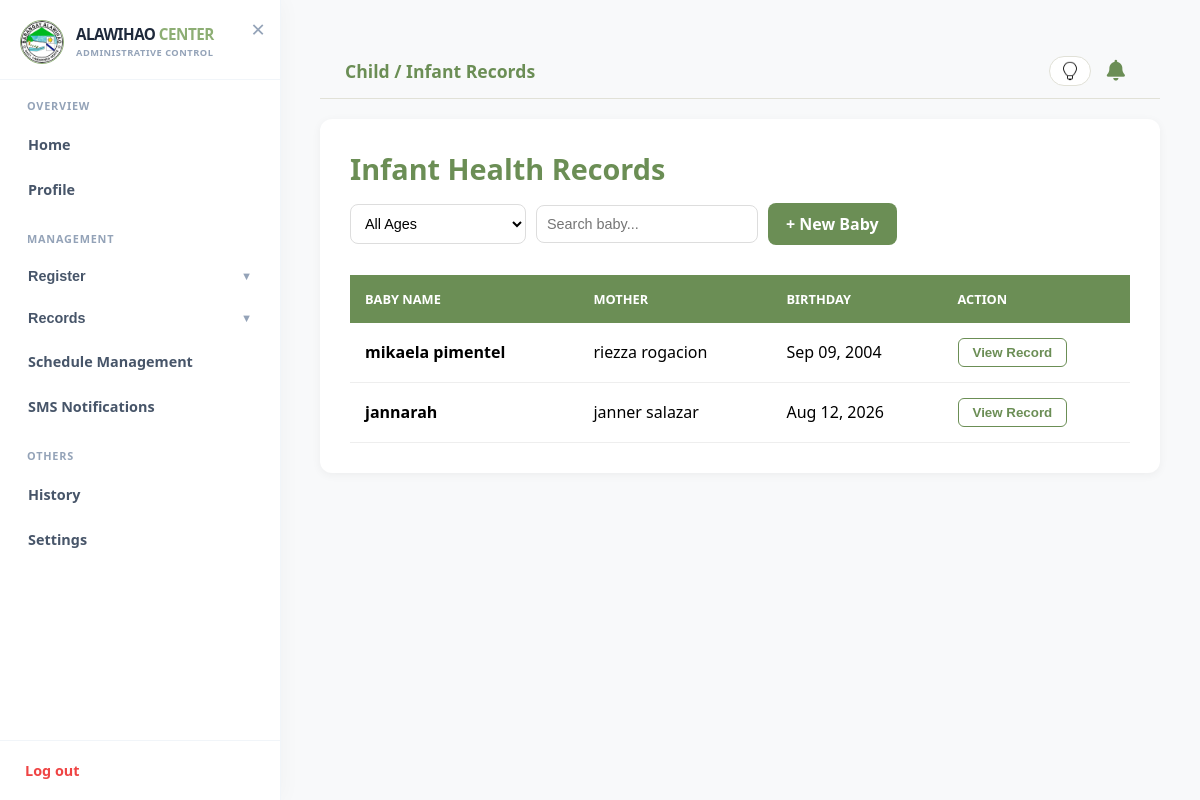
The page /admin/admin_child_rec.php (signed in) on the database its author committed.
### tables this page shows
CREATE TABLE `children` (
  `id` int(11) NOT NULL,
  `user_id` int(11) NOT NULL,
  `child_name` varchar(255) NOT NULL,
  `mother_name` varchar(255) NOT NULL,
  `father_name` varchar(150) DEFAULT NULL,
  `gender` enum('Male','Female') NOT NULL,
  `birth_date` date NOT NULL,
  `weight_kg` decimal(5,2) DEFAULT NULL,
  `height_cm` decimal(5,2) DEFAULT NULL,
  `weight` float NOT NULL,
  `blood_type` varchar(10) DEFAULT NULL,
  `place_of_birth` varchar(255) NOT NULL,
  `family_no` varchar(50) DEFAULT NULL,
  `address` text DEFAULT NULL,
  `barangay` varchar(100) DEFAULT NULL,
  `health_center` varchar(100) DEFAULT NULL,
  `created_at` timestamp NOT NULL DEFAULT current_timestamp(),
  `status` enum('Pending','Approved') DEFAULT 'Pending',
  `vaccination_status` varchar(20) DEFAULT 'None',
  `vaccine_taken` text DEFAULT NULL,
  `administered_by` varchar(255) DEFAULT NULL,
  `family_serial` varchar(50) DEFAULT NULL,
  `birth_height` varchar(20) DEFAULT NULL,
  `immunization_records` text DEFAULT NULL
);

### admin/admin_child_rec.php (the view, shortened to what this page needs)
<?php
include '../db_connect.php';
$search = isset($_GET['search']) ? mysqli_real_escape_string($conn, $_GET['search']) : '';
$filter = isset($_GET['filter']) ? $_GET['filter'] : 'newest';
$age_filter = isset($_GET['age_filter']) ? $_GET['age_filter'] : 'all';
$query = "SELECT c.*,
         c.weight_kg AS weight_kg,
         c.height_cm AS height,
         COALESCE(c.vaccine_taken, 'None') AS vaccine_taken,
         NULL AS vaccine_date, NULL AS next_checkup, NULL AS remarks, c.birth_date AS r_dob, NULL AS baby_name, c.administered_by
         FROM children c
         WHERE c.status = 'Approved' AND c.child_name LIKE '%$search%'";
if ($filter == 'newest') {
    $query .= " ORDER BY c.created_at DESC";
} else {
    $query .= " ORDER BY c.created_at ASC";
}
$result = mysqli_query($conn, $query);
?>
<!DOCTYPE html>
<html lang="en">
<head>
<?php $notif_path='../'; include '../notif_assets.php'; ?>
</head>
<body>
<?php
    if (isset($_SESSION['role']) && $_SESSION['role'] === 'Super Admin') {
        include 'super_admin_sidebar.php';
    }
    else {
        include 'admin_sidebar.php';
    }
?>
    <div id="main">
    <div style="display:flex;align-items:center;justify-content:space-between;padding:15px 25px 10px;border-bottom:1px solid #E1E1D7;margin-bottom:20px">
        <h2 style="margin:0;color:#6B8E55;font-size:1.1rem">Child / Infant Records</h2>
        <?php include '../notif_bell.php'; ?>
    </div>
        <div class="records-card">
            <div class="header-section">
                <h2>Infant Health Records</h2>
                <div style="display:flex; gap:10px; align-items: center; flex-wrap: wrap;">
                    <form method="GET" style="display:flex; gap:10px; align-items:center;">
                        <select name="age_filter" class="filter-select" onchange="this.form.submit()">
                            <option value="all" <?= $age_filter == 'all' ? 'selected' : ''; ?>>All Ages</option>
                        </select>
                        <input type="text" name="search" class="search-box" placeholder="Search baby..." value="<?= htmlspecialchars($search); ?>">
                    </form>
                    <a href="admin_child_reg.php" class="btn-add">+ New Baby</a>
                </div>
            </div>
            <table>
                <thead>
                    <tr>
                        <th>Baby Name</th>
                        <th>Mother</th>
                        <th>Birthday</th>
                        <th>Action</th>
                    </tr>
                </thead>
                <tbody>
                    <?php if(mysqli_num_rows($result) > 0): ?>
                        <?php while($row = mysqli_fetch_assoc($result)): ?>
                        <?php
                            $child_current_id = $row['id'];
                            $history_query = mysqli_query($conn, "SELECT * FROM infant_records WHERE child_id = '$child_current_id' ORDER BY created_at DESC");
                            $history_arr = [];
                            while($hist = mysqli_fetch_assoc($history_query)) {
                                $history_arr[] = $hist;
                            }
                            $row['history'] = $history_arr;
                        ?>
                        <tr id="row_<?= $row['id']; ?>">
                            <td style="font-weight:600;"><?= htmlspecialchars($row['child_name'] ?? $row['baby_name']); ?></td>
                            <td><?= htmlspecialchars($row['mother_name'] ?? 'N/A'); ?></td>
                            <td><?= $row['birth_date'] ? date('M d, Y', strtotime($row['birth_date'])) : 'N/A'; ?></td>
                            <td><button class="view-btn" onclick='openModal(<?= json_encode($row); ?>)'>View Record</button></td>
                        </tr>
                        <?php endwhile; ?>
                    <?php else: ?>
                        <tr>
                            <td colspan="4" style="text-align: center; color: #888; padding: 30px;">No infant records found matching the criteria.</td>
                        </tr>
                    <?php endif; ?>
                </tbody>
            </table>
        </div>
    </div>
</body>
</html>

### theme.css (style rules this page uses)
*, *::before, *::after { transition: background-color 0.25s ease, color 0.2s ease, border-color 0.2s ease, box-shadow 0.2s ease; }
:root, [data-theme="light"] { --dm-bg: #F9F9F4; --dm-surface: #FFFFFF; --dm-surface2: #F4F7F0; --dm-text: #2D2D2D; --dm-text2: #555; --dm-muted: #6b7280; --dm-border: #E1E1D7; --dm-hover: #F0F5EC; --dm-sage: #8DAE74; --dm-dark-sage: #5A6B47; --dm-input-bg: #FFFFFF; --dm-input-border: #E1E1D7; --dm-card-shadow: 0 2px 8px rgba(0,0,0,0.06); --dm-sidebar-bg: #FFFFFF; --dm-topbar-bg: #FFFFFF; --dm-topbar-border:#E1E1D7; --dm-table-head: #F4F4ED; --dm-table-stripe: #F9FAF6; --dm-badge-bg: #F0F5EC; }

### admin/admin_child_rec.php (style rules this page uses)
:root { --sage-green: #6B8E55; --bg-beige: #f8f9fa; --danger-red: #E53E3E; }
body { font-family: 'Segoe UI', sans-serif; background-color: var(--bg-beige); margin: 0; display: flex; }
#main { width: 100%; padding: 40px; box-sizing: border-box; min-height: 100vh; margin-left: 280px; }
.records-card { background: white; padding: 30px; border-radius: 12px; box-shadow: 0 2px 10px rgba(0,0,0,0.05); }
.header-section { display: flex; justify-content: space-between; align-items: center; margin-bottom: 30px; flex-wrap: wrap; gap: 15px; }
h2 { color: var(--sage-green); font-size: 1.8rem; margin: 0; }
.search-box, .filter-select { padding: 10px; border: 1px solid #ddd; border-radius: 8px; outline: none; background: white; font-size: 0.9rem; }
.search-box { width: 200px; }
.btn-add { background-color: var(--sage-green); color: white; padding: 10px 18px; border-radius: 8px; text-decoration: none; font-weight: 600; }
table { width: 100%; border-collapse: collapse; margin-top: 10px; }
thead { background-color: var(--sage-green); }
th { color: white; padding: 15px; text-align: left; font-size: 0.8rem; text-transform: uppercase; }
td { padding: 15px; border-bottom: 1px solid #eee; }
.view-btn { background: transparent; color: var(--sage-green); border: 1.5px solid var(--sage-green); padding: 6px 14px; border-radius: 6px; font-weight: 600; cursor: pointer; }

### admin/admin_sidebar.php (style rules this page uses)
#main, .main-content, #main-wrapper { transition: margin-left 0.3s cubic-bezier(0.4, 0, 0.2, 1) !important; margin-left: 280px !important; box-sizing: border-box !important; }

### rows shown on the page
children: child_name "mikaela pimentel", mother_name "riezza rogacion", birth_date "Sep 09, 2004"
children: child_name "jannarah", mother_name "janner salazar", birth_date "Aug 12, 2026"
